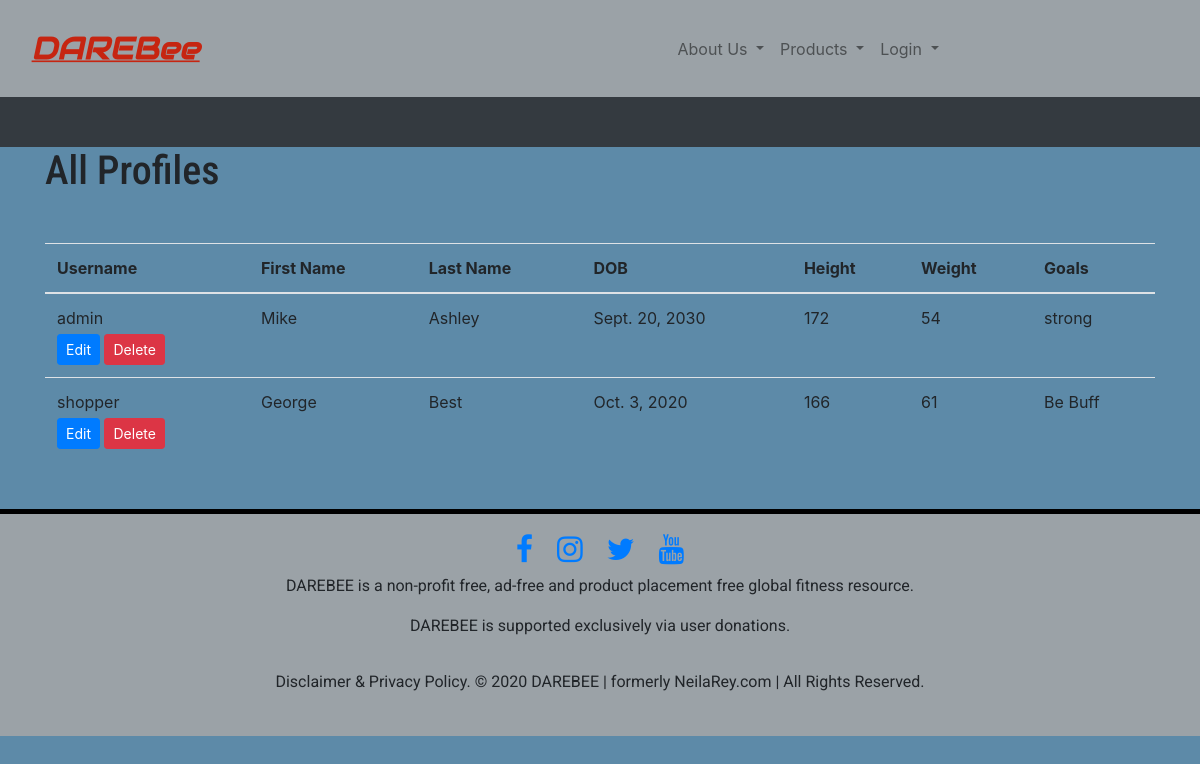
/profiles/, run on the app's committed database.
### customers/models.py (models this page shows, shortened)
class Profile(models.Model):
    customer = models.ForeignKey(User, on_delete=models.CASCADE)
    first_name = models.CharField(blank=False, max_length=255)
    last_name = models.CharField(blank=False, max_length=255)
    dob = models.DateField(blank=False)
    height = models.PositiveIntegerField(blank=False)
    weight = models.PositiveIntegerField(blank=False)
    goals = models.CharField(blank=False, max_length=255)

### customers/views.py (the view)
# urls.py: path("", customers.views.show_profiles,
def show_profiles(request):
    all_profiles = Profile.objects.all()
    return render(request, "customers/show_profiles.template.html", {
        "all_profiles": all_profiles
    })

### cart/contexts.py (called while the page is built)
def cart_contents(request):
    cart = request.session.get("shopping_cart", {})
    mealplan_cart = request.session.get("mealplan_shopping_cart", {})
    return {
        "cart": cart,
        "mealplan_cart": mealplan_cart,
        "number_of_items": int(len(cart) + len(mealplan_cart))
    }

### customers/templates/customers/show_profiles.template.html (shortened to what this page needs)
{% extends 'base.template.html'%}
{% block content %}
<div class="table-responsive">
    <table class="table table-hover mt-5 mb-5">
    <h1>All Profiles</h1>
    <thead>
        <tr>
        <th scope="col">Username</th>
        <th scope="col">First Name</th>
        <th scope="col">Last Name</th>
        <th scope="col">DOB</th>
        <th scope="col">Height</th>
        <th scope="col">Weight</th>
        <th scope="col">Goals</th>
        </tr>
    </thead>
    <tbody>
    {% for each_profile in all_profiles %}
        <tr>
        <td>
        {{each_profile.customer}}
        <div class="profile-control">
            <a class="btn btn-primary btn-sm mt-1" href="{% url 'update_profile_route' profile_id=each_profile.id%}">Edit</a>
            <a class="btn btn-danger btn-sm mt-1" href="{% url 'delete_profile_route' profile_id=each_profile.id%}">Delete</a>
        </div>
        </td>
        <td>{{each_profile.first_name}} </td>
        <td>{{each_profile.last_name}}</td>
        <td>{{each_profile.dob}}</td>
        <td>{{each_profile.height}}</td>
        <td>{{each_profile.weight}}</td>
        <td>{{each_profile.goals}}</td>
        </tr>
        {% endfor %}
    </tbody>
    </table>
</div>
{% endblock %}

### static/style.css (style rules this page uses)
body { background-color: #5D8AA8; padding: 0; margin: 0; border: 0; }
h1, h2, h3 { font-family: 'Roboto Condensed', sans-serif; }

### data on the page
Profile: customer "admin", first_name "Mike", last_name "Ashley", dob "Sept. 20, 2030", height "172", weight "54", goals "strong"
Profile: customer "shopper", first_name "George", last_name "Best", dob "Oct. 3, 2020", height "166", weight "61", goals "Be Buff"
